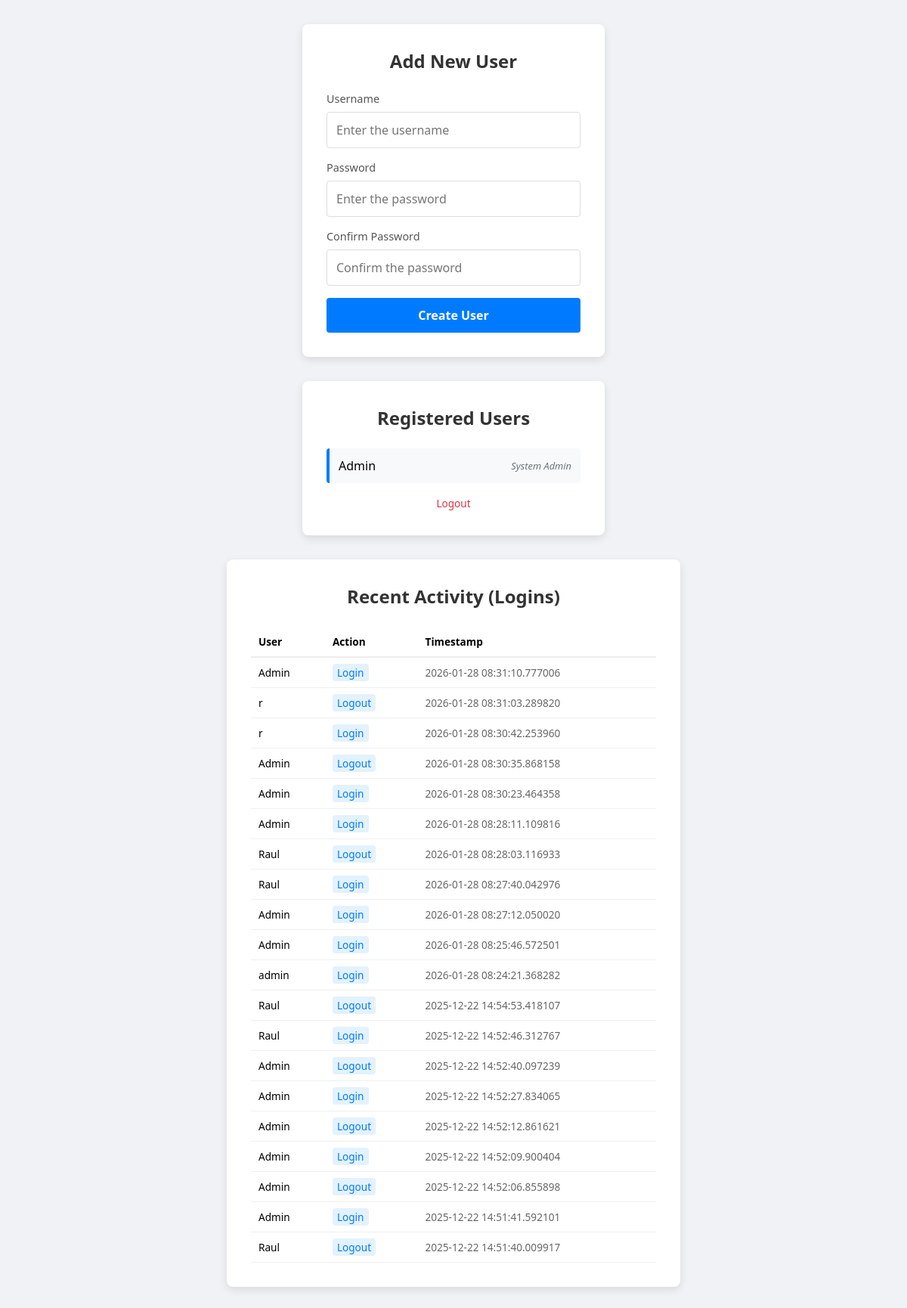
The page /admin (signed in) on the database its author committed.
### tables this page shows
CREATE TABLE users (
name TEXT,
hash TEXT
);

CREATE TABLE logins (
user TEXT,
action TEXT,
timestamp TEXT);

### app.py (the view, shortened to what this page needs)
@app.route("/admin", methods=['GET', 'POST'])
def admin():
    if not session.get('is_admin'):
        return render_template('error.html', code=403, message="Unauthorized Access")
    with sqlite3.connect('data.db') as connection:
        cursor = connection.cursor()
        cursor.execute("SELECT name FROM Users")
        users_list = [row[0] for row in cursor.fetchall()]
        cursor.execute("SELECT user, action, timestamp FROM logins ORDER BY timestamp DESC LIMIT 20")
        log_data = cursor.fetchall()
    return render_template("admin.html", users=users_list, logs=log_data)

### templates/admin.html (shortened to what this page needs)
<!DOCTYPE html>
<html lang="en">
<head>
</head>
<body>
    <div class="login-container">
        <h2>Add New User</h2>
        <form action="/admin" method="POST" autocomplete="off">
            <div class="form-group">
                <label for="username">Username</label>
                <input type="text" id="username" name="username" placeholder="Enter the username" required autocomplete="off">
            </div>
            <div class="form-group">
                <label for="password">Password</label>
                <input type="password" id="password" name="password" placeholder="Enter the password" required autocomplete="new-password">
            </div>
            <div class="form-group">
                <label for="confirm_password">Confirm Password</label>
                <input type="password" id="confirm_password" name="confirm_password" placeholder="Confirm the password" required autocomplete="new-password">
            </div>
            <button type="submit" class="login-btn">Create User</button>
        </form>
    </div>
    <div class="login-container">
        <h2>Registered Users</h2>
        <ul class="user-list">
            {% for user in users %}
            <li class="user-item">
                <span>{{ user }}</span>
                {% if user != "Admin" %}
                    <a href="/admin/edit/{{ user }}" class="edit-link">Edit / Delete</a>
                {% else %}
                    <span class="system-tag">System Admin</span>
                {% endif %}
            </li>
            {% endfor %}
        </ul>
        <div style="text-align: center; margin-top: 15px;">
            <a href="/logout" style="color: #dc3545; text-decoration: none; font-size: 0.85rem;">Logout</a>
        </div>
    </div>
    <div class="login-container" style="max-width: 600px;"> <h2>Recent Activity (Logins)</h2>
        <table style="width: 100%; border-collapse: collapse; font-size: 0.85rem; text-align: left;">
            <thead>
                <tr style="border-bottom: 2px solid #eee;">
                    <th style="padding: 10px;">User</th>
                    <th style="padding: 10px;">Action</th>
                    <th style="padding: 10px;">Timestamp</th>
                </tr>
            </thead>
            <tbody>
                {% for log in logs %}
                <tr style="border-bottom: 1px solid #f0f0f0;">
                    <td style="padding: 10px;">{{ log[0] }}</td>
                    <td style="padding: 10px;">
                        <span style="padding: 2px 6px; border-radius: 4px; background: #e3f2fd; color: #007bff;">
                            {{ log[1] }}
                        </span>
                    </td>
                    <td style="padding: 10px; color: #666;">{{ log[2] }}</td>
                </tr>
                {% else %}
                <tr>
                    <td colspan="3" style="text-align: center; padding: 20px; color: #999;">No logs found.</td>
                </tr>
                {% endfor %}
            </tbody>
        </table>
    </div>
</body>
</html>

### templates/admin.html (style rules this page uses)
* { margin: 0; padding: 0; box-sizing: border-box; font-family: 'Segoe UI', Tahoma, Geneva, Verdana, sans-serif; }
body { background-color: #f0f2f5; display: flex; flex-direction: column; align-items: center; padding: 2rem; min-height: 100vh; }
.login-container { background: #ffffff; padding: 2rem; border-radius: 8px; box-shadow: 0 4px 12px rgba(0, 0, 0, 0.1); width: 100%; max-width: 400px; margin-bottom: 2rem; }
.login-container h2 { text-align: center; margin-bottom: 1.5rem; color: #333; }
.form-group { margin-bottom: 1rem; }
.form-group label { display: block; margin-bottom: 0.5rem; color: #555; font-size: 0.9rem; }
.form-group input { width: 100%; padding: 0.75rem; border: 1px solid #ddd; border-radius: 4px; font-size: 1rem; }
.login-btn { width: 100%; padding: 0.75rem; background-color: #007bff; border: none; border-radius: 4px; color: white; font-size: 1rem; font-weight: bold; cursor: pointer; transition: background 0.3s ease; }
.user-list { list-style: none; padding: 0; }
.user-item { background: #f8f9fa; margin-bottom: 0.5rem; padding: 0.75rem; border-radius: 4px; display: flex; justify-content: space-between; align-items: center; border-left: 4px solid #007bff; }
.system-tag { color: #6c757d; font-size: 0.8rem; font-style: italic; }

### rows shown on the page
users: name "Admin", shows "System Admin"
logins: user "Admin", action "Login", timestamp "2026-01-28 08:31:10.777006"
logins: user "r", action "Logout", timestamp "2026-01-28 08:31:03.289820"
logins: user "r", action "Login", timestamp "2026-01-28 08:30:42.253960"
logins: user "Admin", action "Logout", timestamp "2026-01-28 08:30:35.868158"
logins: user "Admin", action "Login", timestamp "2026-01-28 08:30:23.464358"
logins: user "Admin", action "Login", timestamp "2026-01-28 08:28:11.109816"
logins: user "Raul", action "Logout", timestamp "2026-01-28 08:28:03.116933"
logins: user "Raul", action "Login", timestamp "2026-01-28 08:27:40.042976"
logins: user "Admin", action "Login", timestamp "2026-01-28 08:27:12.050020"
logins: user "Admin", action "Login", timestamp "2026-01-28 08:25:46.572501"
logins: user "admin", action "Login", timestamp "2026-01-28 08:24:21.368282"
logins: user "Raul", action "Logout", timestamp "2025-12-22 14:54:53.418107"
logins: user "Raul", action "Login", timestamp "2025-12-22 14:52:46.312767"
logins: user "Admin", action "Logout", timestamp "2025-12-22 14:52:40.097239"
logins: user "Admin", action "Login", timestamp "2025-12-22 14:52:27.834065"
logins: user "Admin", action "Logout", timestamp "2025-12-22 14:52:12.861621"
logins: user "Admin", action "Login", timestamp "2025-12-22 14:52:09.900404"
logins: user "Admin", action "Logout", timestamp "2025-12-22 14:52:06.855898"
logins: user "Admin", action "Login", timestamp "2025-12-22 14:51:41.592101"
logins: user "Raul", action "Logout", timestamp "2025-12-22 14:51:40.009917"
